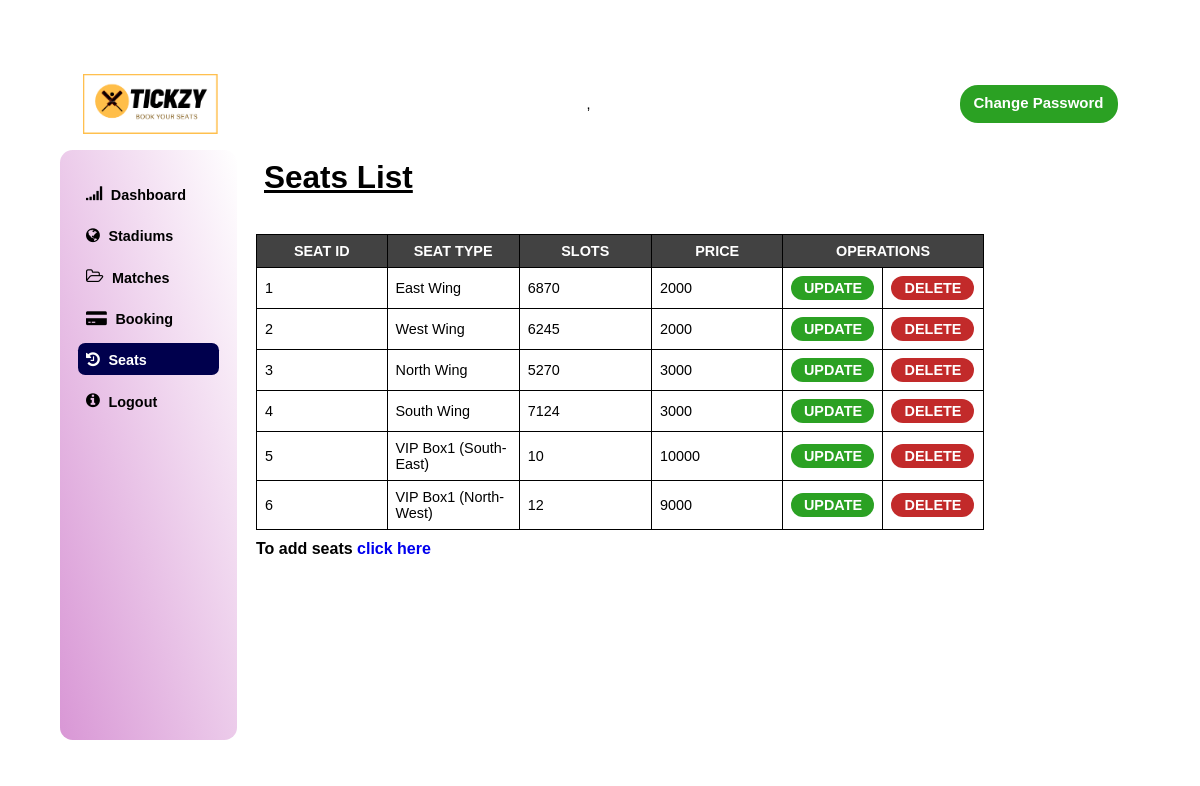
Page /admin/seats.php on the committed database.
### tables this page shows
CREATE TABLE `accomodation` (
  `acc_id` int(11) NOT NULL,
  `acc_type` varchar(35) NOT NULL,
  `acc_price` double NOT NULL,
  `acc_slot` int(4) NOT NULL
);

### admin/seats.php (the view, shortened to what this page needs)
<!DOCTYPE html>
<html lang="en">
<head>
    <link rel="stylesheet" type="text/css"
    href="https://stackpath.bootstrapcdn.com/font-awesome/4.7.0/css/font-awesome.min.css">
    <link rel="stylesheet" href="dashboard.css">
</head>
<body>
    <div class="container">
        <div class="navbar">
        <div class="logo d">
                <img src="../images/Tickzy cropped.png" width="36px" alt="Tickzy">
            </div>
           ,
            <div class="navitem d">
                <div class="account">
                    <a class='btn3' href='changepswd.php'>Change Password</a>
                </div>
            </div>
        </div>
        <div class="sidebar bg">
            <ul>
                <div class="toggle">
                <li >
                    <i class="fa fa-signal"></i>
                    <a href="dashboard.html">Dashboard</a>
                </li>
                <li>
                    <i class="fa fa-globe"></i>
                    <a href="stadium.php">Stadiums</a>
                </li>
                <li>
                    <i class="fa fa-folder-open-o"></i>
                    <a href="matches.php">Matches</a>
                </li>
                <li  >
                    <i class="fa fa-credit-card-alt"></i>
                    <a href="booking.php">Booking</a>
                </li>
                <li Class="dashboard">
                    <i class="fa fa-history"></i>
                    <a href="#">Seats</a>
                </li>
                <li>
                    <i class="fa fa-info-circle"></i>
                    <a href="logout.php">Logout</a>
                </li>
            </div>
            </ul>
        </div>
        <div class="header">
            <div class="tittle">
                <h1>Seats List</h1>
            </div>
        </div>
        <div>
            <table class="">
                <thead>
                <tr>
                    <th>SEAT ID</th>
                    <th>SEAT TYPE</th>
                    <th>SLOTS</th>
                    <th>PRICE</th>
                    <th colspan="2">OPERATIONS</th>
                </tr>
                </thead>
            <?php
                include ("../Database file/dbconnect.php");
                $sql = "SELECT * FROM `accomodation`";
                $result = mysqli_query($conn, $sql);
                $num = mysqli_num_rows($result);
                if($num> 0){
                    while($row = mysqli_fetch_assoc($result)){
                        echo "
                        <tr>
                            <td>".$row['acc_id']."</td>
                            <td>".$row['acc_type']."</td>
                            <td>".$row['acc_slot']."</td>
                            <td>".$row['acc_price']."</td>
                            <td>
                            <a class='button1' href='updateseats.php?ai=$row[acc_id]&at=$row[acc_type]&as=$row[acc_slot]&ap=$row[acc_price]'>UPDATE</a>
                            </td>
                            <td>
                            <a class='button2' href='deleteseats.php?ai=$row[acc_id]' onclick='return checkdelete()'>DELETE</a>
                            </td>
                        </tr>
                        ";
                    }
                }
            ?>
            </table>
            <h2 class="click">To add seats <a class="" href="addseats.php">click here</a></h2>
        </div>
    </div>
</body>
</html>

### admin/dashboard.css (style rules this page uses)
* { padding: 0; margin: 0; font-family: sans-serif; font-size: 1.6rem; list-style: none; text-decoration: none; user-select: none; }
html { font-size: 9px; }
.fa { color: #33cc33; }
body { display: flex; justify-content: center; align-items: center; min-height: 100vh; background: url("3468697.jpg"); background-size: cover; background-position: center; }
.container { display: grid; grid-template-columns: .6fr 2.5fr .5fr; grid-template-rows: .2fr .2fr 1.3fr; grid-template-areas: "navbar navbar navbar" "sidebar header header " "sidebar data data" "sidebar data data" "sidebar data data"; grid-gap: 1rem; padding: 2rem; width: 90%; min-height: 85vh; background: linear-gradient(to top right, rgba(255, 255, 255, 0.76), rgba(255, 255, 255, 0.658)); border-radius: 1.4rem; }
.container .bg { background: linear-gradient(to top right, rgba(196, 95, 191, 0.651), rgba(255, 255, 255, 0.719)); border-radius: 1.4rem; }
.navbar { grid-area: navbar; }
.sidebar { grid-area: sidebar; }
.header { grid-area: header; }
.container .navbar { display: flex; justify-content: space-between; align-items: center; padding: .8rem 2.5rem; margin-top: .8rem; }
.container .navbar .logo { display: flex; align-items: center; }
.container .navbar .logo img { width: 15rem; animation: rotate 8s linear infinite; border-radius: 0%; }
.navbar .navitem .account { position: relative; display: flex; align-items: center; }
.sidebar { padding: 2rem; }
.sidebar .fa { color: #000; font-size: 1.8rem; padding: .5rem; }
.sidebar ul li { padding: .4rem; margin: 1rem 0; border-radius: .8rem; }
.sidebar ul li a { color: #000; text-transform: capitalize; font-weight: 700; }
.sidebar ul .dashboard { background: #00004d; color: #fff; }
.sidebar ul .dashboard a { color: #fff; }
.sidebar ul .dashboard .fa { color: #fff; }
.header { position:relative; }
.header .tittle { position: absolute; top: 1rem; left: 2rem; }
.header .tittle h1 { font-size: 3.5rem; font-weight: bold; text-decoration: underline; }
th, td { border: 1px solid black; padding: 8px; }
thead th { width: 20%; }
table { border-collapse: collapse; background-color: rgba(255, 255, 255, 0.918); margin-left: 10px; }
thead { background-color: rgba(51, 51, 51, 0.924); color: white; font-size: 0.875rem; letter-spacing: 2%; }
.button1 { display: block; width: 65px; height: 6px; background: #2ba123; padding: 9px; text-align: center; border-radius: 12px; color: white; font-weight: bold; line-height: 7px; }
.button2 { display: block; width: 65px; height: 6px; background: #c22a2a; padding: 9px; text-align: center; border-radius: 12px; color: white; font-weight: bold; line-height: 7px; }
.btn3 { display: block; width: 140px; height: 20px; background: #2ba123; padding: 9px; text-align: center; border-radius: 18px; color: white; font-weight: bold; font-size: 15px; }
.click { margin-top: 10px; font-size: medium; margin-left: 10px; }
.click>a { margin-top: 10px; font-size: medium; }

### rows in the picture
accomodation: acc_id "1", acc_type "East Wing", acc_slot "6870", acc_price "2000"
accomodation: acc_id "2", acc_type "West Wing", acc_slot "6245", acc_price "2000"
accomodation: acc_id "3", acc_type "North Wing", acc_slot "5270", acc_price "3000"
accomodation: acc_id "4", acc_type "South Wing", acc_slot "7124", acc_price "3000"
accomodation: acc_id "5", acc_type "VIP Box1 (South-East)", acc_slot "10", acc_price "10000"
accomodation: acc_id "6", acc_type "VIP Box1 (North-West)", acc_slot "12", acc_price "9000"
